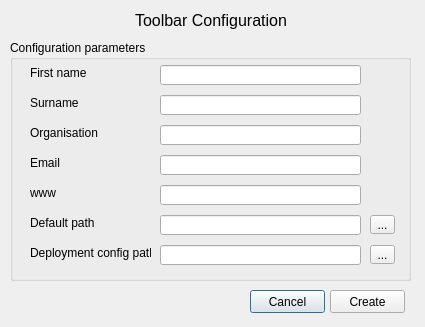
<?xml version="1.0" encoding="UTF-8"?>
<ui version="4.0">
 <class>ToolbarConfigTool</class>
 <widget class="QDialog" name="ToolbarConfigTool">
  <property name="geometry">
   <rect>
    <x>0</x>
    <y>0</y>
    <width>425</width>
    <height>327</height>
   </rect>
  </property>
  <property name="windowTitle">
   <string>MapAction Tools</string>
  </property>
  <widget class="QGroupBox" name="groupBox">
   <property name="geometry">
    <rect>
     <x>10</x>
     <y>40</y>
     <width>401</width>
     <height>241</height>
    </rect>
   </property>
   <property name="title">
    <string>Configuration parameters</string>
   </property>
   <widget class="QLabel" name="label_20">
    <property name="geometry">
     <rect>
      <x>20</x>
      <y>205</y>
      <width>121</width>
      <height>16</height>
     </rect>
    </property>
    <property name="baseSize">
     <size>
      <width>0</width>
      <height>0</height>
     </size>
    </property>
    <property name="text">
     <string>Deployment config path</string>
    </property>
   </widget>
   <widget class="QLabel" name="label_19">
    <property name="geometry">
     <rect>
      <x>20</x>
      <y>145</y>
      <width>101</width>
      <height>16</height>
     </rect>
    </property>
    <property name="baseSize">
     <size>
      <width>0</width>
      <height>0</height>
     </size>
    </property>
    <property name="text">
     <string>www</string>
    </property>
   </widget>
   <widget class="QLineEdit" name="txtWWW">
    <property name="geometry">
     <rect>
      <x>150</x>
      <y>145</y>
      <width>201</width>
      <height>20</height>
     </rect>
    </property>
   </widget>
   <widget class="QLineEdit" name="txtFirstName">
    <property name="geometry">
     <rect>
      <x>150</x>
      <y>25</y>
      <width>201</width>
      <height>20</height>
     </rect>
    </property>
   </widget>
   <widget class="QToolButton" name="btnDeployConfigPath">
    <property name="geometry">
     <rect>
      <x>360</x>
      <y>205</y>
      <width>25</width>
      <height>19</height>
     </rect>
    </property>
    <property name="text">
     <string>...</string>
    </property>
   </widget>
   <widget class="QLabel" name="lblOperationName_2">
    <property name="geometry">
     <rect>
      <x>20</x>
      <y>115</y>
      <width>101</width>
      <height>16</height>
     </rect>
    </property>
    <property name="baseSize">
     <size>
      <width>0</width>
      <height>0</height>
     </size>
    </property>
    <property name="text">
     <string>Email</string>
    </property>
   </widget>
   <widget class="QLineEdit" name="txtEmail">
    <property name="geometry">
     <rect>
      <x>150</x>
      <y>115</y>
      <width>201</width>
      <height>20</height>
     </rect>
    </property>
   </widget>
   <widget class="QToolButton" name="btnDefaultPath">
    <property name="geometry">
     <rect>
      <x>360</x>
      <y>175</y>
      <width>25</width>
      <height>19</height>
     </rect>
    </property>
    <property name="text">
     <string>...</string>
    </property>
   </widget>
   <widget class="QLineEdit" name="txtDeployConfigPath">
    <property name="geometry">
     <rect>
      <x>150</x>
      <y>205</y>
      <width>201</width>
      <height>20</height>
     </rect>
    </property>
   </widget>
   <widget class="QLineEdit" name="txtDefaultPath">
    <property name="geometry">
     <rect>
      <x>150</x>
      <y>175</y>
      <width>201</width>
      <height>20</height>
     </rect>
    </property>
   </widget>
   <widget class="QLabel" name="label_17">
    <property name="geometry">
     <rect>
      <x>20</x>
      <y>55</y>
      <width>101</width>
      <height>16</height>
     </rect>
    </property>
    <property name="baseSize">
     <size>
      <width>0</width>
      <height>0</height>
     </size>
    </property>
    <property name="text">
     <string>Surname</string>
    </property>
   </widget>
   <widget class="QLabel" name="label_16">
    <property name="geometry">
     <rect>
      <x>20</x>
      <y>85</y>
      <width>101</width>
      <height>16</height>
     </rect>
    </property>
    <property name="baseSize">
     <size>
      <width>0</width>
      <height>0</height>
     </size>
    </property>
    <property name="text">
     <string>Organisation</string>
    </property>
   </widget>
   <widget class="QLabel" name="label_18">
    <property name="geometry">
     <rect>
      <x>20</x>
      <y>175</y>
      <width>101</width>
      <height>16</height>
     </rect>
    </property>
    <property name="baseSize">
     <size>
      <width>0</width>
      <height>0</height>
     </size>
    </property>
    <property name="text">
     <string>Default path</string>
    </property>
   </widget>
   <widget class="QLabel" name="lblOperationName">
    <property name="geometry">
     <rect>
      <x>20</x>
      <y>25</y>
      <width>101</width>
      <height>16</height>
     </rect>
    </property>
    <property name="baseSize">
     <size>
      <width>0</width>
      <height>0</height>
     </size>
    </property>
    <property name="text">
     <string>First name</string>
    </property>
   </widget>
   <widget class="QLineEdit" name="txtSurname">
    <property name="geometry">
     <rect>
      <x>150</x>
      <y>55</y>
      <width>201</width>
      <height>20</height>
     </rect>
    </property>
   </widget>
   <widget class="QLineEdit" name="txtOrganisation">
    <property name="geometry">
     <rect>
      <x>150</x>
      <y>85</y>
      <width>201</width>
      <height>20</height>
     </rect>
    </property>
   </widget>
  </widget>
  <widget class="QPushButton" name="btnCancel">
   <property name="geometry">
    <rect>
     <x>250</x>
     <y>290</y>
     <width>75</width>
     <height>23</height>
    </rect>
   </property>
   <property name="text">
    <string>Cancel</string>
   </property>
  </widget>
  <widget class="QPushButton" name="btnCreateSave">
   <property name="geometry">
    <rect>
     <x>330</x>
     <y>290</y>
     <width>75</width>
     <height>23</height>
    </rect>
   </property>
   <property name="text">
    <string>Create</string>
   </property>
  </widget>
  <widget class="QLabel" name="label">
   <property name="geometry">
    <rect>
     <x>135</x>
     <y>10</y>
     <width>166</width>
     <height>21</height>
    </rect>
   </property>
   <property name="font">
    <font>
     <pointsize>12</pointsize>
    </font>
   </property>
   <property name="text">
    <string>Toolbar Configuration</string>
   </property>
  </widget>
 </widget>
 <tabstops>
  <tabstop>txtFirstName</tabstop>
  <tabstop>txtSurname</tabstop>
  <tabstop>txtOrganisation</tabstop>
  <tabstop>txtEmail</tabstop>
  <tabstop>txtWWW</tabstop>
  <tabstop>txtDefaultPath</tabstop>
  <tabstop>txtDeployConfigPath</tabstop>
  <tabstop>btnCreateSave</tabstop>
  <tabstop>btnCancel</tabstop>
  <tabstop>btnDefaultPath</tabstop>
  <tabstop>btnDeployConfigPath</tabstop>
 </tabstops>
 <resources/>
 <connections/>
 <designerdata>
  <property name="gridDeltaX">
   <number>5</number>
  </property>
  <property name="gridDeltaY">
   <number>5</number>
  </property>
  <property name="gridSnapX">
   <bool>true</bool>
  </property>
  <property name="gridSnapY">
   <bool>true</bool>
  </property>
  <property name="gridVisible">
   <bool>true</bool>
  </property>
 </designerdata>
</ui>
